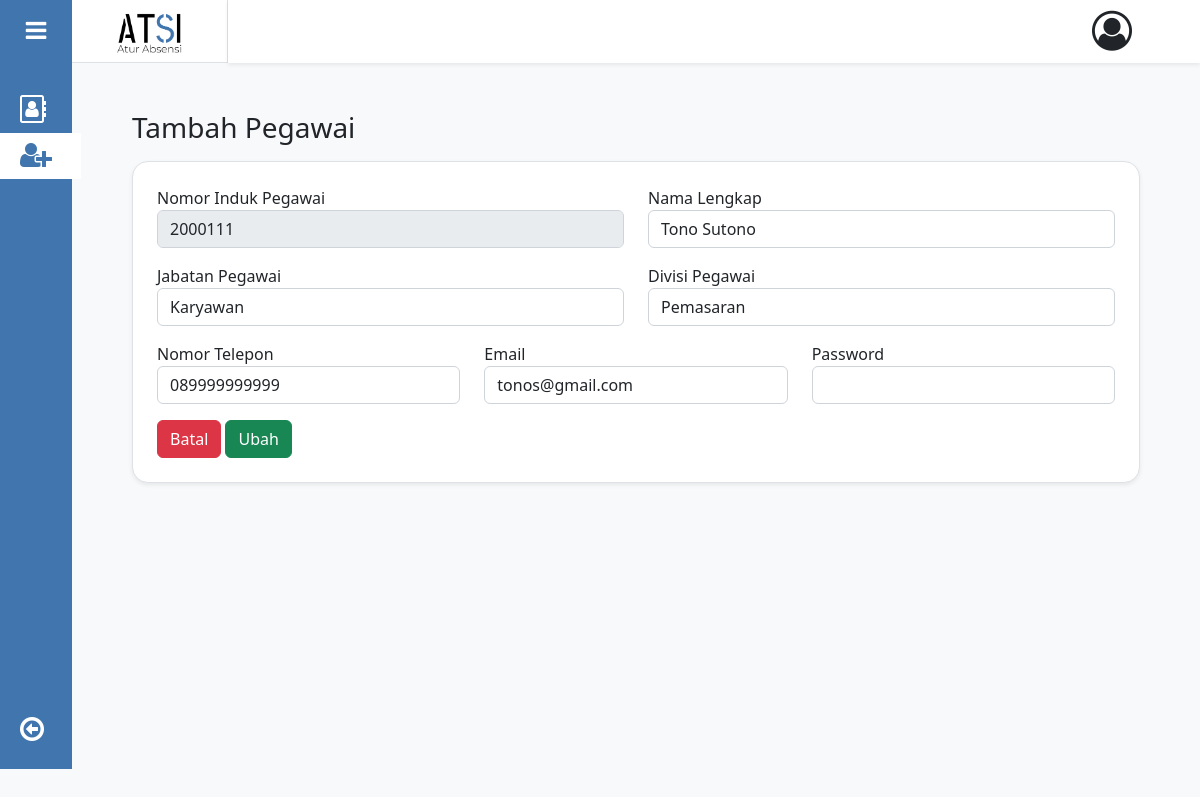
The page /menu2_operator.php?edit=2000111 on the database its author committed.
### tables this page shows
CREATE TABLE `pegawai` (
  `no_induk` varchar(20) NOT NULL,
  `nama_pegawai` varchar(255) NOT NULL,
  `jabatan` varchar(255) NOT NULL,
  `divisi` varchar(255) NOT NULL,
  `no_telp` varchar(15) NOT NULL,
  `email` varchar(255) NOT NULL,
  `password` varchar(255) NOT NULL
);

### config.php (called while the page is built, shortened)
<?php
$db_host = "localhost";
$db_user = "root";
$db_pass = "";
$db_name = "atsi";
?>

### includes/DB.class.php (called while the page is built, shortened)
<?php
class DB
{
    var $db_host = "";
    var $db_user = "";
    var $db_pass = "";
    var $db_name = "";
    var $db_link = "";
    var $result = 0;
    function DB($db_host = '', $db_user = '', $db_pass = '', $db_name = '')
    {
        $this->db_host = $db_host;
        $this->db_user = $db_user;
        $this->db_pass = $db_pass;
        $this->db_name = $db_name;
    }
    function open()
    {
        $this->db_link = mysqli_connect($this->db_host, $this->db_user, $this->db_pass, $this->db_name);
    }
    function execute($query = "")
    {
        $this->result = mysqli_query($this->db_link, $query);
        return $this->result;
    }
    function getResult()
    {
        return mysqli_fetch_array($this->result);
    }
}
?>

### includes/Pegawai.class.php (called while the page is built, shortened)
<?php
class Pegawai extends DB {
    function getSPegawai($nip) {
        $query = "SELECT * FROM pegawai WHERE no_induk='$nip'";
        return $this->execute($query);
    }
}

### menu2_operator.php (the view, shortened to what this page needs)
<?php
include("config.php");
include("includes/DB.class.php");
include("includes/Pegawai.class.php");
$pegawai = new Pegawai($db_host, $db_user, $db_pass, $db_name);
$pegawai->open();
$submit_button = null;
$form = null;
if (!empty($_GET['edit'])) {
    $nip_edit = $_GET['edit'];
    $pegawai->getSPegawai($nip_edit);
    $pegawaiEdit = $pegawai->getResult();
    $submit_button .= "<button name='submitEdit' type='submit' class='btn btn-success'>Ubah</button>";
    $form .= "<div class='mb-3 col-md-6'>
                <label>Nomor Induk Pegawai</label>
                <input type='text' name='nip' class='form-control' readonly
                value='{$pegawaiEdit['no_induk']}'>
              </div>
              <div class='mb-3 col-md-6'>
                <label>Nama Lengkap</label>
                <input type='text' name='nama' class='form-control' required
                value='{$pegawaiEdit['nama_pegawai']}'>
              </div>
              <div class='mb-3 col-md-6'>
                <label>Jabatan Pegawai</label>
                <input type='text' name='jabatan' class='form-control' required
                value='{$pegawaiEdit['jabatan']}'>
              </div>
              <div class='mb-3 col-md-6'>
                <label>Divisi Pegawai</label>
                <input type='text' name='divisi' class='form-control' required
                value='{$pegawaiEdit['divisi']}'>
              </div>
              <div class='mb-3 col-md-4'>
                <label>Nomor Telepon</label>
                <input type='tel' name='no_telp' class='form-control' required
                value='{$pegawaiEdit['no_telp']}'>
              </div>
              <div class='mb-3 col-md-4'>
                <label>Email</label>
                <input type='email' name='email' class='form-control' required
                value='{$pegawaiEdit['email']}'>
              </div>
              <div class='mb-3 col-md-4'>
                <label>Password</label>
                <input type='text' name='pass' class='form-control' required>
              </div>";
}

### rows shown on the page
pegawai: nip "2000111", nama "Tono Sutono", jabatan "Karyawan", divisi "Pemasaran", no_telp "089999999999", email "tonos@gmail.com"

### other values the page prints
$this->content "Tambah Pegawai Batal"
